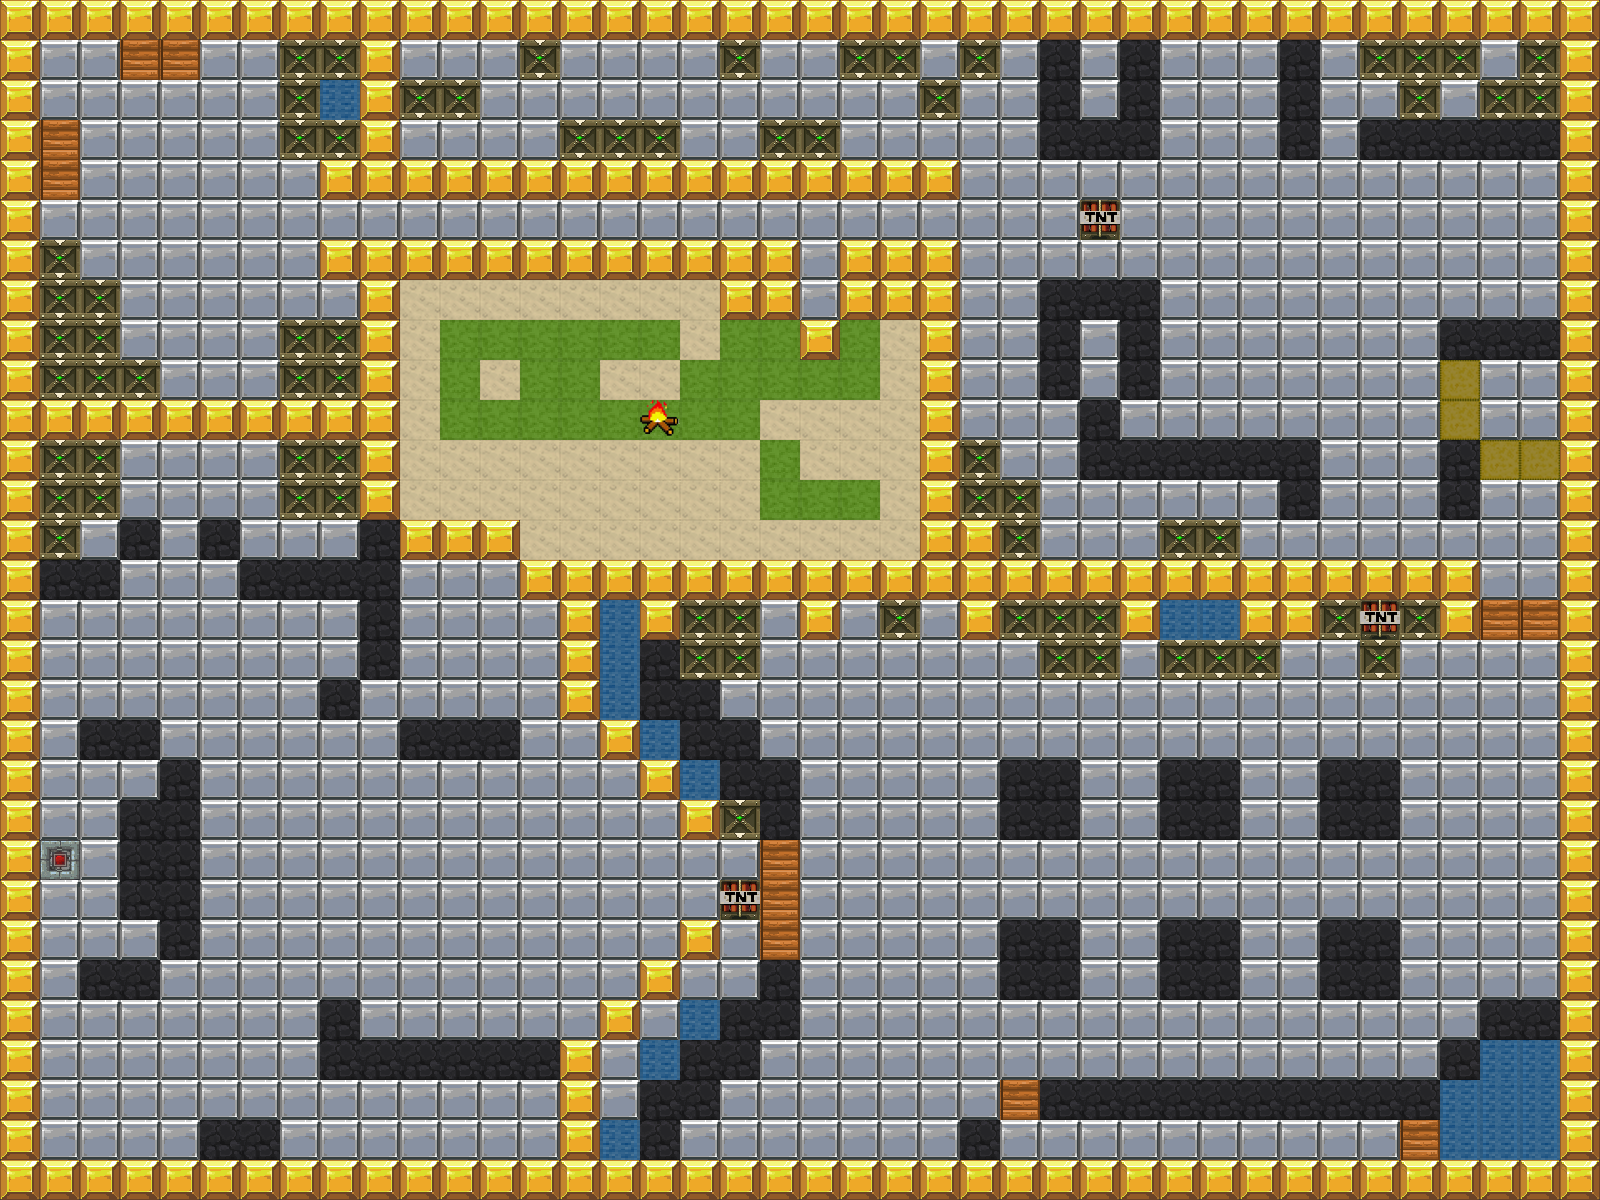

A 2D game scene composited from a Tiled map and its tileset images. What follows is a short description and the map's XML, with each tile layer's data collapsed to a summary:
An orthogonal 40x30 tile map with 40x40 px tiles, 1 tile layer (Слой тайлов 1) and 29 objects (21x Tank, 5x Heavy, 2x Beast, Player).

<map version="1.4" tiledversion="1.4.3" orientation="orthogonal" renderorder="right-down" width="40" height="30" tilewidth="40" tileheight="40" infinite="0" nextlayerid="3" nextobjectid="31">
 <tileset firstgid="1" source="tiles_map.tsx" />
 <layer id="1" name="Слой тайлов 1" width="40" height="30">
  <data>[1200 cells, 1200 non-empty, 12 distinct tile ids]</data>
 </layer>
 <objectgroup id="2" name="Слой объектов 1">
  <object id="1" name="Heavy" x="960" y="200" width="40" height="40">
   <properties>
    <property name="destination" value="self" />
    <property name="rotate_hull" type="int" value="0" />
    <property name="rotate_turret" type="int" value="90" />
   </properties>
  </object>
  <object id="2" name="Heavy" x="1240" y="240" width="40" height="40">
   <properties>
    <property name="destination" value="self" />
    <property name="rotate_hull" type="int" value="0" />
    <property name="rotate_turret" type="int" value="90" />
   </properties>
  </object>
  <object id="3" name="Heavy" x="1400" y="800" width="40" height="40">
   <properties>
    <property name="destination" value="self" />
    <property name="rotate_hull" type="int" value="0" />
    <property name="rotate_turret" type="int" value="90" />
   </properties>
  </object>
  <object id="4" name="Heavy" x="960" y="920" width="40" height="40">
   <properties>
    <property name="destination" value="self" />
    <property name="rotate_hull" type="int" value="0" />
    <property name="rotate_turret" type="int" value="270" />
   </properties>
  </object>
  <object id="5" name="Tank" x="560" y="400" width="40" height="40">
   <properties>
    <property name="destination" value="self" />
    <property name="rotate_hull" type="int" value="270" />
    <property name="rotate_turret" type="int" value="0" />
   </properties>
  </object>
  <object id="6" name="Tank" x="720" y="400" width="40" height="40">
   <properties>
    <property name="destination" value="self" />
    <property name="rotate_hull" type="int" value="90" />
    <property name="rotate_turret" type="int" value="0" />
   </properties>
  </object>
  <object id="8" name="Tank" x="1480" y="400" width="40" height="40">
   <properties>
    <property name="destination" value="self" />
    <property name="rotate_hull" type="int" value="90" />
    <property name="rotate_turret" type="int" value="0" />
   </properties>
  </object>
  <object id="9" name="Tank" x="1320" y="80" width="40" height="40">
   <properties>
    <property name="destination" value="detect range(33, 30), range(10, 15)" />
    <property name="rotate_hull" type="int" value="180" />
    <property name="rotate_turret" type="int" value="0" />
   </properties>
  </object>
  <object id="10" name="Tank" x="1280" y="800" width="40" height="40">
   <properties>
    <property name="destination" value="detect range(19, 39), range(16, 27)" />
    <property name="rotate_hull" type="int" value="270" />
    <property name="rotate_turret" type="int" value="0" />
   </properties>
  </object>
  <object id="11" name="Tank" x="1360" y="1120" width="40" height="40">
   <properties>
    <property name="destination" value="self" />
    <property name="rotate_hull" type="int" value="270" />
    <property name="rotate_turret" type="int" value="0" />
   </properties>
  </object>
  <object id="12" name="Tank" x="1280" y="1120" width="40" height="40">
   <properties>
    <property name="destination" value="self" />
    <property name="rotate_hull" type="int" value="270" />
    <property name="rotate_turret" type="int" value="0" />
   </properties>
  </object>
  <object id="13" name="Tank" x="1200" y="1120" width="40" height="40">
   <properties>
    <property name="destination" value="self" />
    <property name="rotate_hull" type="int" value="270" />
    <property name="rotate_turret" type="int" value="0" />
   </properties>
  </object>
  <object id="14" name="Tank" x="1120" y="1120" width="40" height="40">
   <properties>
    <property name="destination" value="self" />
    <property name="rotate_hull" type="int" value="270" />
    <property name="rotate_turret" type="int" value="0" />
   </properties>
  </object>
  <object id="15" name="Tank" x="1040" y="1120" width="40" height="40">
   <properties>
    <property name="destination" value="self" />
    <property name="rotate_hull" type="int" value="270" />
    <property name="rotate_turret" type="int" value="0" />
   </properties>
  </object>
  <object id="16" name="Tank" x="1000" y="1040" width="40" height="40">
   <properties>
    <property name="destination" value="self" />
    <property name="rotate_hull" type="int" value="180" />
    <property name="rotate_turret" type="int" value="0" />
   </properties>
  </object>
  <object id="17" name="Tank" x="960" y="760" width="40" height="40">
   <properties>
    <property name="destination" value="self" />
    <property name="rotate_hull" type="int" value="270" />
    <property name="rotate_turret" type="int" value="0" />
   </properties>
  </object>
  <object id="18" name="Tank" x="800" y="880" width="40" height="40">
   <properties>
    <property name="destination" value="self" />
    <property name="rotate_hull" type="int" value="270" />
    <property name="rotate_turret" type="int" value="0" />
   </properties>
  </object>
  <object id="19" name="Tank" x="1400" y="920" width="40" height="40">
   <properties>
    <property name="destination" value="self" />
    <property name="rotate_hull" type="int" value="90" />
    <property name="rotate_turret" type="int" value="0" />
   </properties>
  </object>
  <object id="20" name="Tank" x="1280" y="960" width="40" height="40">
   <properties>
    <property name="destination" value="self" />
    <property name="rotate_hull" type="int" value="270" />
    <property name="rotate_turret" type="int" value="0" />
   </properties>
  </object>
  <object id="21" name="Heavy" x="80" y="840" width="40" height="40">
   <properties>
    <property name="destination" value="self" />
    <property name="rotate_hull" type="int" value="270" />
    <property name="rotate_turret" type="int" value="0" />
   </properties>
  </object>
  <object id="22" name="Beast" x="1080" y="360" width="40" height="40">
   <properties>
    <property name="destination" value="player" />
    <property name="rotate_hull" type="int" value="0" />
    <property name="rotate_turret" type="int" value="0" />
   </properties>
  </object>
  <object id="23" name="Beast" x="1080" y="40" width="40" height="40">
   <properties>
    <property name="destination" value="player" />
    <property name="rotate_hull" type="int" value="180" />
    <property name="rotate_turret" type="int" value="0" />
   </properties>
  </object>
  <object id="24" name="Tank" x="520" y="640" width="40" height="40">
   <properties>
    <property name="destination" value="self" />
    <property name="rotate_hull" type="int" value="180" />
    <property name="rotate_turret" type="int" value="0" />
   </properties>
  </object>
  <object id="25" name="Tank" x="513.127" y="995.48" width="40" height="40">
   <properties>
    <property name="destination" value="self" />
    <property name="rotate_hull" type="int" value="0" />
    <property name="rotate_turret" type="int" value="0" />
   </properties>
  </object>
  <object id="26" name="Tank" x="200" y="760" width="40" height="40">
   <properties>
    <property name="destination" value="self" />
    <property name="rotate_hull" type="int" value="270" />
    <property name="rotate_turret" type="int" value="0" />
   </properties>
  </object>
  <object id="27" name="Tank" x="200" y="920" width="40" height="40">
   <properties>
    <property name="destination" value="self" />
    <property name="rotate_hull" type="int" value="270" />
    <property name="rotate_turret" type="int" value="0" />
   </properties>
  </object>
  </objectgroup>
</map>
<!-- 3 of 29 objects omitted -->
